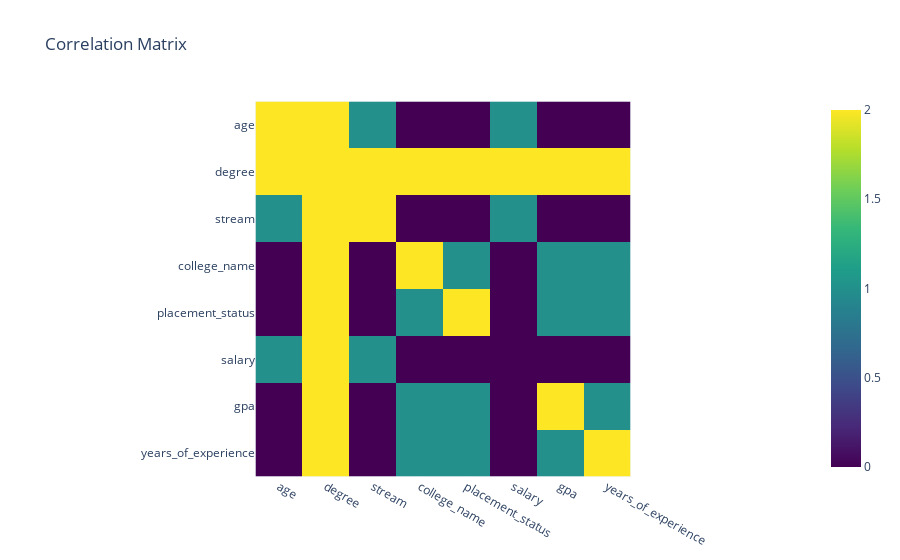

Notebook cell for this chart:
### Code cell
sns.set()
comperativeColumn_result.fillna(2, inplace = True)
comperativeColumn_result.replace({'There is a relationship': 1, 'There is no relationship': 0}, inplace=True)
fig = px.imshow(comperativeColumn_result, color_continuous_scale='Viridis',
                title="Correlation Matrix")
fig.show()

### Figure 1 — Plotly figure (JSON) as saved in the notebook; plotly's stock layout.template omitted (floating-point values rounded to 4 significant figures)
{"data": [{"coloraxis": "coloraxis", "hovertemplate": "x: %{x}<br>y: %{y}<br>color: %{z}<extra></extra>", "name": "0", "type": "heatmap", "x": ["age", "degree", "stream", "college_name", "placement_status", "salary", "gpa", "years_of_experience"], "xaxis": "x", "y": ["age", "degree", "stream", "college_name", "placement_status", "salary", "gpa", "years_of_experience"], "yaxis": "y", "z": [[2, 2, 1, 0, 0, 1, 0, 0], [2, 2, 2, 2, 2, 2, 2, 2], [1, 2, 2, 0, 0, 1, 0, 0], [0, 2, 0, 2, 1, 0, 1, 1], [0, 2, 0, 1, 2, 0, 1, 1], [1, 2, 1, 0, 0, 0, 0, 0], [0, 2, 0, 1, 1, 0, 2, 1], [0, 2, 0, 1, 1, 0, 1, 2]]}], "layout": {"coloraxis": {"colorscale": [[0, "#440154"], [0.1111, "#482878"], [0.2222, "#3e4989"], [0.3333, "#31688e"], [0.4444, "#26828e"], [0.5556, "#1f9e89"], [0.6667, "#35b779"], [0.7778, "#6ece58"], [0.8889, "#b5de2b"], [1, "#fde725"]]}, "title": {"text": "Correlation Matrix"}, "xaxis": {"anchor": "y", "constrain": "domain", "domain": [0, 1], "scaleanchor": "y"}, "yaxis": {"anchor": "x", "autorange": "reversed", "constrain": "domain", "domain": [0, 1]}}}
